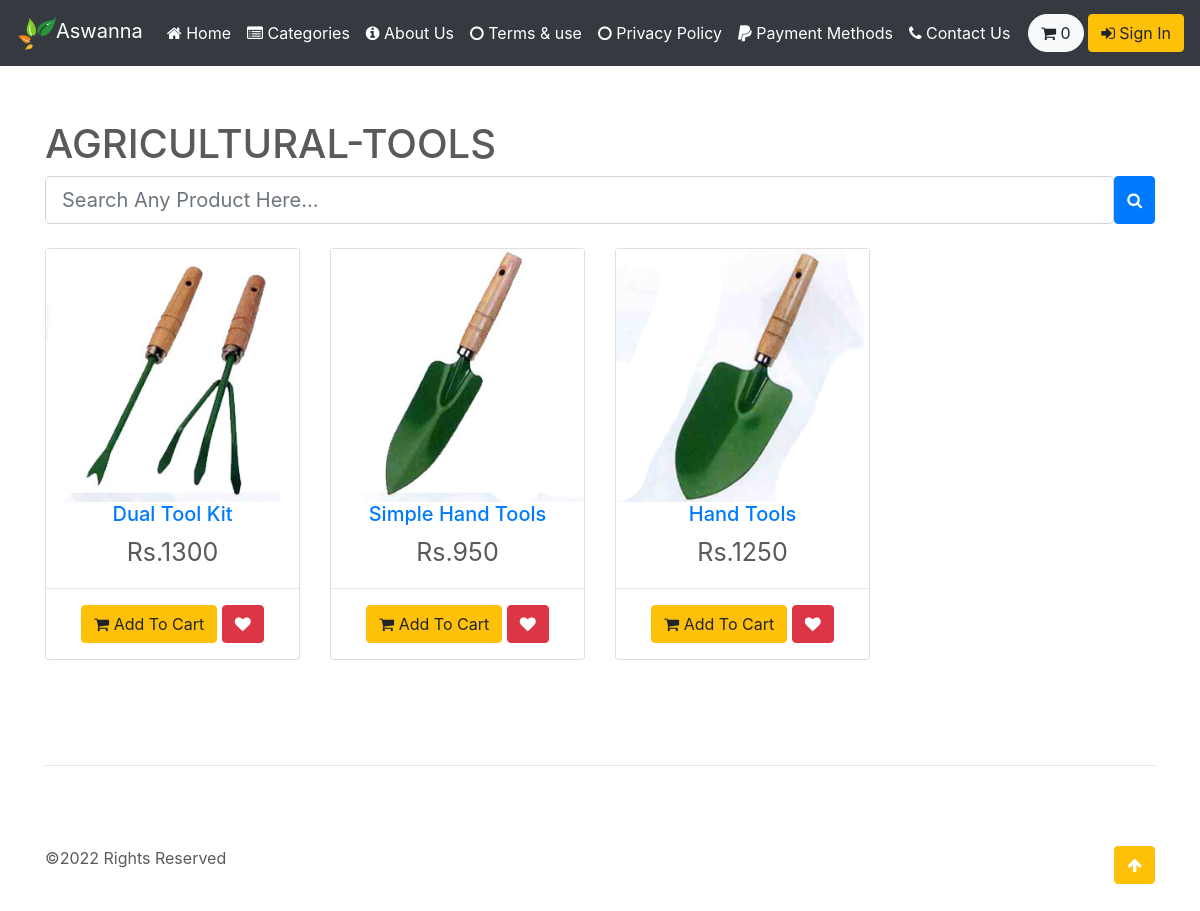
Page /items.php?category=Agricultural-tools on the committed database.
### tables this page shows
CREATE TABLE `products` (
  `product_id` int(11) NOT NULL,
  `product_name` varchar(60) NOT NULL,
  `product_image` varchar(40) NOT NULL,
  `product_category` varchar(40) NOT NULL,
  `product_price` int(11) NOT NULL,
  `product_disc` varchar(500) DEFAULT NULL,
  `time` timestamp NOT NULL DEFAULT current_timestamp()
);

### inc/connection.php (called while the page is built, shortened)
<?php
  $BaseUrl = "http://localhost/lal/";
?>

### inc/interface/Products.php (the view, shortened to what this page needs)
<div class="row clearfix">
<?php
if ($PN=="Items") {
    if ($_GET['category']=="all" OR $_GET['category']=="other") {
        if (isset($_GET['info'])) { if ($_GET['info']=="favorite") {
        $query = "SELECT favorite.*,products.* FROM favorite INNER JOIN products ON favorite.ProductID = products.product_id WHERE favorite.fav_by ='{$_SESSION['user_id']}' ORDER BY favorite.time DESC";
        } }  else {
            if (isset($_GET['search'])) {
            $query = "SELECT * FROM products WHERE (product_name LIKE '%{$_GET['search']}%' OR product_category LIKE '%{$_GET['search']}%') ORDER BY time DESC";
            } else {
                if ($_GET['category']=="all") {
                    $query = "SELECT * FROM products ORDER BY time DESC";
                }
                if ($_GET['category']=="other") {
                    $query = "SELECT * FROM products WHERE product_category='{$_GET['category']}' ORDER BY time DESC";
                }
            }
        }
    } else {
        $query = "SELECT * FROM products WHERE product_category='{$_GET['category']}' ORDER BY time DESC";
    }
}
$Products = mysqli_query($connection, $query);
$row_results=mysqli_num_rows ($Products);
if ($Products) {
while ($Product = mysqli_fetch_assoc($Products)) {?>
<div class="col-lg-3 col-md-4 col-sm-12" style="margin-bottom:25px;">
<div class="card product_item">
<div class="body">
<a href="#!" data-toggle="modal" data-target="#ViewDetails-<?php echo $Product['product_id'];?>" >
<div class="cp_img">
<img src="<?php echo $BaseUrl;?>images/products/<?php echo $Product['product_image'];?>" alt="Product" class="img-fluid">
</div>
</a>
<div class="product_details text-center">
<h5><a href="#!" data-toggle="modal" data-target="#ViewDetails-<?php echo $Product['product_id'];?>" ><?php echo $Product['product_name'];?></a></h5>
<ul class="product_price list-unstyled">
<li class="old_price" style="font-size:25px;">Rs.<?php echo $Product['product_price'];?></li>
<hr>
<button type="button" class="btn btn-warning" data-toggle="modal" data-target="#ViewDetails-<?php echo $Product['product_id'];?>"><i class="fa fa-shopping-cart" aria-hidden="true"></i> Add To Cart</button>
<?php if (isset($_SESSION['user_id'])) { if ($login_u['acountType']=="admin") { ?>
<button type="button" class="btn btn-primary" data-toggle="modal" data-target="#editID-<?php echo $Product['product_id'];?>"><i class="fa fa-pencil" aria-hidden="true"></i></button>
<div class="modal fade" id="editID-<?php echo $Product['product_id'];?>" tabindex="-1" role="dialog" aria-labelledby="myLargeModalLabel" aria-hidden="true">
<div class="modal-dialog modal-lg">
<div class="modal-content">
<div class="modal-header">
<h5 class="modal-title"><i class="fa fa-plus" aria-hidden="true"></i>Edit : <?php echo $Product['product_name'];?></h5>
<button type="button" class="close" data-dismiss="modal" aria-label="Close">
<span aria-hidden="true">&times;</span>
</button>
</div>
<div class="modal-body">
<img src="<?php echo $BaseUrl;?>images/products/<?php echo $Product['product_image'];?>" alt="Product" class="img-fluid" width="250">
<form method="post" enctype="multipart/form-data">
<input type="text" id="product_name" name="product_name" class="form-control" placeholder="Product Name" value="<?php echo $Product['product_name'];?>" required><br>
<input type="hidden" name="p_img" value="<?php echo $Product['product_image'];?>">
<img id="product_image2" width="200"/>
<div class="input-group mb-3">
<div class="input-group-prepend">
<span class="input-group-text"><i class="fa fa-upload" aria-hidden="true"></i> &nbsp;Upload Image</span>
</div>
<div class="custom-file">
<input type="file" class="custom-file-input" id="productImage" name="product_image2" onchange="loadFile2(event)">
<label class="custom-file-label" for="productImage">Choose Product Image (JPEG, JPG, PNG)</label>
</div>
</div>
<br>
<div class="row mb-4">
<div class="col">
<div class="form-outline">
<select class="form-control" name="houseType" required disabled>
<option> Category "<?php echo $Product['product_category'];?>"</option>
<input type="hidden" name="p_catogry" value="<?php echo $Product['product_category'];?>">
</select>
</div>
</div>
<div class="col">
<div class="form-outline">
<input type="Number" id="price" name="product_price" class="form-control" placeholder="Price (LKR)" value="<?php echo $Product['product_price'];?>" required>
</div>
</div>
</div>
<div class="form-group">
<label for="infor">Description (0 - 500 Characters)</label>
<textarea class="form-control" id="infor" rows="3" name="infor" required><?php echo $Product['product_disc'];?></textarea>
</div>
<div class="bs-example">
<div class="clearfix">
<input type="hidden" name="p_id" value="<?php echo $Product['product_id'];?>">
<div class="pull-left"><button type="submit" class="btn btn-warning" name="UpdatePost"><i class="fa fa-upload" aria-hidden="true"></i> Update</button></div>
</div>
</div>
</form>
</div>
</div>
</div>
</div>
<a href="<?php $BaseUrl;?>items.php?category=all&DeleteProduct=<?php echo $Product['product_id'];?>" onclick="return confirm('Are You Sure?');"><button type="button" class="btn btn-danger"><i class="fa fa-trash" aria-hidden="true"></i></button></a>
<?php } } else { ?>
<button type="button" class="btn btn-danger" data-toggle="modal" data-target="#ViewDetails-<?php echo $Product['product_id'];?>"><i class="fa fa-heart" aria-hidden="true"></i></button>
<?php } ?>
</ul>
</div>
</div>
</div>
</div>
<?php } }  if ($row_results == 0) { echo '<div class="card-body"><center><img src="images/noResult.png" width="600"></center></div>';} ?>
    </div>

### css/style.css (style rules this page uses)
body { padding-top: 3rem; padding-bottom: 3rem; color: #5a5a5a; }

### rows in the picture
products: product_image (picture), product_name "Dual Tool Kit", product_price "1300"
products: product_image (picture), product_name "Simple Hand Tools", product_price "950"
products: product_image (picture), product_name "Hand Tools", product_price "1250"

### other values in the picture
$row_results "0"
$_GET['category'] "AGRICULTURAL-TOOLS"
